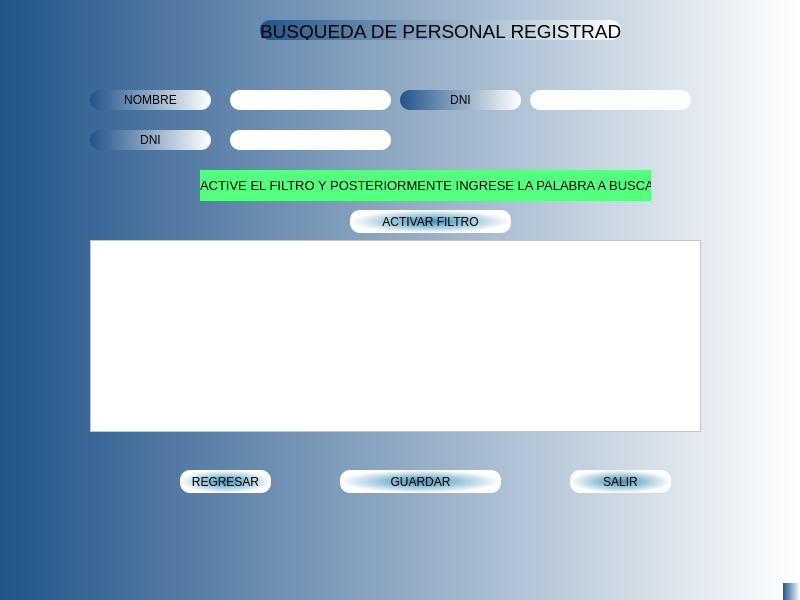
<?xml version="1.0" encoding="UTF-8"?>
<ui version="4.0">
 <class>MainWindow</class>
 <widget class="QMainWindow" name="MainWindow">
  <property name="geometry">
   <rect>
    <x>0</x>
    <y>0</y>
    <width>800</width>
    <height>600</height>
   </rect>
  </property>
  <property name="windowTitle">
   <string>MainWindow</string>
  </property>
  <property name="styleSheet">
   <string notr="true">background-color: qlineargradient(spread:reflect, x1:0, y1:0, x2:1, y2:0, stop:0 rgba(33, 84, 137, 255), stop:1 rgba(255, 255, 255, 255));</string>
  </property>
  <widget class="QWidget" name="centralwidget">
   <widget class="QLabel" name="label">
    <property name="geometry">
     <rect>
      <x>260</x>
      <y>20</y>
      <width>361</width>
      <height>20</height>
     </rect>
    </property>
    <property name="styleSheet">
     <string notr="true">border-radius:10px</string>
    </property>
    <property name="text">
     <string>&lt;html&gt;&lt;head/&gt;&lt;body&gt;&lt;p align=&quot;center&quot;&gt;&lt;span style=&quot; font-size:14pt;&quot;&gt;BUSQUEDA DE PERSONAL REGISTRADO&lt;/span&gt;&lt;/p&gt;&lt;/body&gt;&lt;/html&gt;</string>
    </property>
   </widget>
   <widget class="QLineEdit" name="le_nombre">
    <property name="geometry">
     <rect>
      <x>230</x>
      <y>90</y>
      <width>161</width>
      <height>20</height>
     </rect>
    </property>
    <property name="styleSheet">
     <string notr="true">
background-color: rgb(255, 255, 255);
border-radius:10px</string>
    </property>
   </widget>
   <widget class="QLabel" name="label_2">
    <property name="geometry">
     <rect>
      <x>90</x>
      <y>90</y>
      <width>121</width>
      <height>20</height>
     </rect>
    </property>
    <property name="styleSheet">
     <string notr="true">border-radius:10px</string>
    </property>
    <property name="text">
     <string>&lt;html&gt;&lt;head/&gt;&lt;body&gt;&lt;p align=&quot;center&quot;&gt;NOMBRE&lt;/p&gt;&lt;/body&gt;&lt;/html&gt;</string>
    </property>
   </widget>
   <widget class="QPushButton" name="pushButton">
    <property name="geometry">
     <rect>
      <x>350</x>
      <y>210</y>
      <width>161</width>
      <height>23</height>
     </rect>
    </property>
    <property name="styleSheet">
     <string notr="true">background-color: qradialgradient(spread:pad, cx:0.5, cy:0.5, radius:0.5, fx:0.5, fy:0.5, stop:0 rgba(63, 144, 182, 255), stop:1 rgba(255, 255, 255, 255));

border-radius:10px</string>
    </property>
    <property name="text">
     <string>ACTIVAR FILTRO</string>
    </property>
   </widget>
   <widget class="QPushButton" name="pushButton_2">
    <property name="geometry">
     <rect>
      <x>180</x>
      <y>470</y>
      <width>91</width>
      <height>23</height>
     </rect>
    </property>
    <property name="styleSheet">
     <string notr="true">background-color: qradialgradient(spread:pad, cx:0.5, cy:0.5, radius:0.5, fx:0.5, fy:0.5, stop:0 rgba(63, 144, 182, 255), stop:1 rgba(255, 255, 255, 255));

border-radius:10px</string>
    </property>
    <property name="text">
     <string>REGRESAR</string>
    </property>
   </widget>
   <widget class="QPushButton" name="pushButton_3">
    <property name="geometry">
     <rect>
      <x>570</x>
      <y>470</y>
      <width>101</width>
      <height>23</height>
     </rect>
    </property>
    <property name="styleSheet">
     <string notr="true">background-color: qradialgradient(spread:pad, cx:0.5, cy:0.5, radius:0.5, fx:0.5, fy:0.5, stop:0 rgba(63, 144, 182, 255), stop:1 rgba(255, 255, 255, 255));

border-radius:10px</string>
    </property>
    <property name="text">
     <string>SALIR</string>
    </property>
   </widget>
   <widget class="QLabel" name="label_3">
    <property name="geometry">
     <rect>
      <x>200</x>
      <y>170</y>
      <width>451</width>
      <height>31</height>
     </rect>
    </property>
    <property name="styleSheet">
     <string notr="true">background-color: rgb(255, 255, 255);
background-color: rgb(85, 255, 127);</string>
    </property>
    <property name="text">
     <string>&lt;html&gt;&lt;head/&gt;&lt;body&gt;&lt;p align=&quot;center&quot;&gt;&lt;span style=&quot; font-size:10pt;&quot;&gt;ACTIVE EL FILTRO Y POSTERIORMENTE INGRESE LA PALABRA A BUSCAR&lt;/span&gt;&lt;/p&gt;&lt;/body&gt;&lt;/html&gt;</string>
    </property>
   </widget>
   <widget class="QTableWidget" name="tableWidget">
    <property name="geometry">
     <rect>
      <x>90</x>
      <y>240</y>
      <width>611</width>
      <height>192</height>
     </rect>
    </property>
    <property name="styleSheet">
     <string notr="true">background-color: rgb(255, 255, 255);</string>
    </property>
   </widget>
   <widget class="QPushButton" name="pb_guardar">
    <property name="geometry">
     <rect>
      <x>340</x>
      <y>470</y>
      <width>161</width>
      <height>23</height>
     </rect>
    </property>
    <property name="styleSheet">
     <string notr="true">background-color: qradialgradient(spread:pad, cx:0.5, cy:0.5, radius:0.5, fx:0.5, fy:0.5, stop:0 rgba(63, 144, 182, 255), stop:1 rgba(255, 255, 255, 255));

border-radius:10px</string>
    </property>
    <property name="text">
     <string>GUARDAR</string>
    </property>
   </widget>
   <widget class="QLabel" name="label_4">
    <property name="geometry">
     <rect>
      <x>90</x>
      <y>130</y>
      <width>121</width>
      <height>20</height>
     </rect>
    </property>
    <property name="styleSheet">
     <string notr="true">border-radius:10px</string>
    </property>
    <property name="text">
     <string>&lt;html&gt;&lt;head/&gt;&lt;body&gt;&lt;p align=&quot;center&quot;&gt;DNI&lt;/p&gt;&lt;/body&gt;&lt;/html&gt;</string>
    </property>
   </widget>
   <widget class="QLineEdit" name="le_nombre_2">
    <property name="geometry">
     <rect>
      <x>230</x>
      <y>130</y>
      <width>161</width>
      <height>20</height>
     </rect>
    </property>
    <property name="styleSheet">
     <string notr="true">
background-color: rgb(255, 255, 255);
border-radius:10px</string>
    </property>
   </widget>
   <widget class="QLabel" name="label_5">
    <property name="geometry">
     <rect>
      <x>400</x>
      <y>90</y>
      <width>121</width>
      <height>20</height>
     </rect>
    </property>
    <property name="styleSheet">
     <string notr="true">border-radius:10px</string>
    </property>
    <property name="text">
     <string>&lt;html&gt;&lt;head/&gt;&lt;body&gt;&lt;p align=&quot;center&quot;&gt;DNI&lt;/p&gt;&lt;/body&gt;&lt;/html&gt;</string>
    </property>
   </widget>
   <widget class="QLineEdit" name="le_nombre_3">
    <property name="geometry">
     <rect>
      <x>530</x>
      <y>90</y>
      <width>161</width>
      <height>20</height>
     </rect>
    </property>
    <property name="styleSheet">
     <string notr="true">
background-color: rgb(255, 255, 255);
border-radius:10px</string>
    </property>
   </widget>
  </widget>
  <widget class="QMenuBar" name="menubar">
   <property name="geometry">
    <rect>
     <x>0</x>
     <y>0</y>
     <width>800</width>
     <height>21</height>
    </rect>
   </property>
  </widget>
  <widget class="QStatusBar" name="statusbar"/>
 </widget>
 <resources/>
 <connections/>
</ui>
